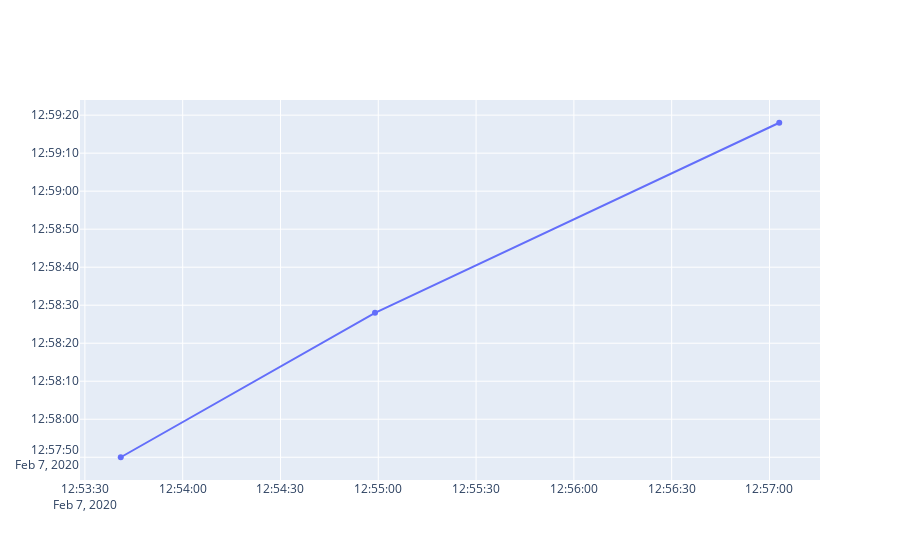
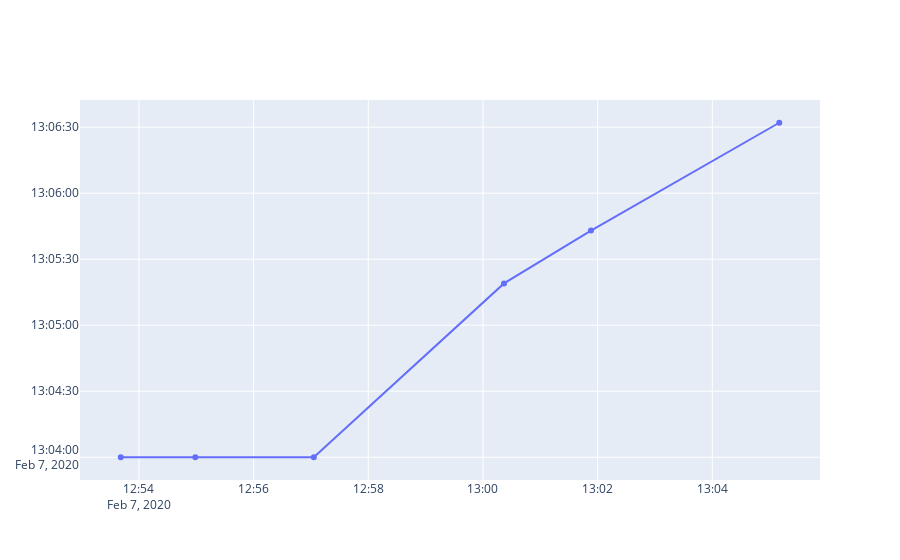
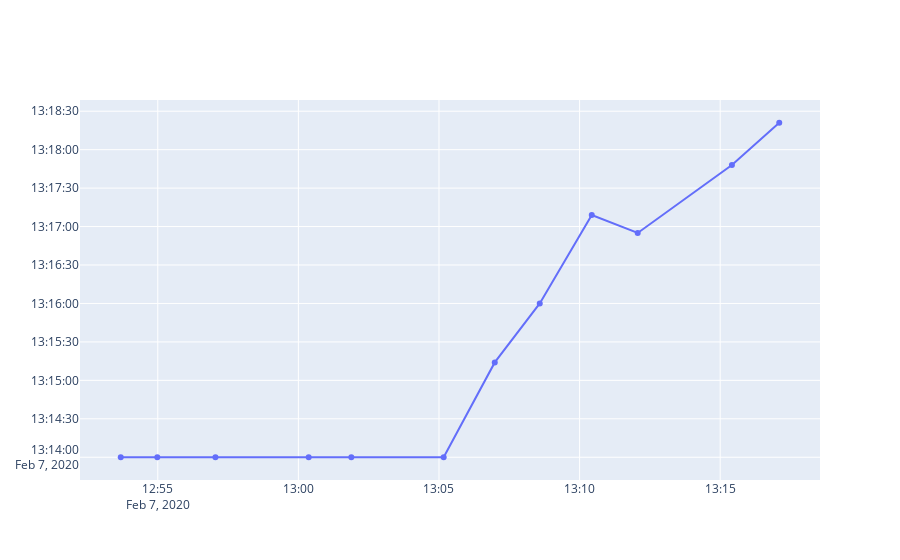
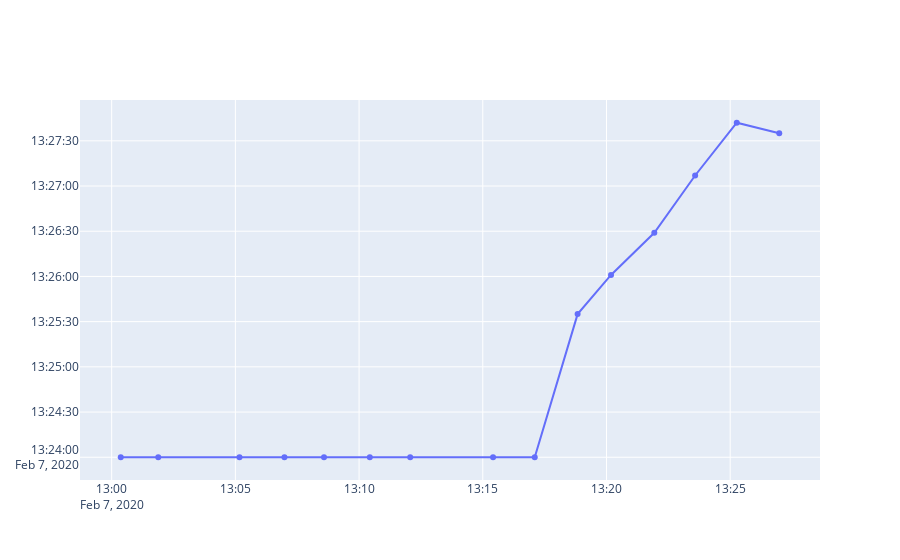

Here is the notebook cell these charts were saved with, in order:
### Code cell
selected_bus = df.query("cod_stop == '8_06297' & cod_line == '8__656___' & remaining_seconds < 3600")
cod_issues = selected_bus['cod_issue'].unique()
selected_bus.head()
for cod_issue in cod_issues:
    iplot({
        'data': 
            [{'x': selected_bus[selected_bus['cod_issue'] == cod_issue]['actual_time'],
              'y': selected_bus[selected_bus['cod_issue'] == cod_issue]['eta'],
             }]})

### Figure 1 — Plotly figure (JSON) as saved in the notebook; plotly's stock layout.template omitted (floating-point values rounded to 4 significant figures)
{"data": [{"type": "scatter", "x": ["2020-02-07T12:53:41+01:00", "2020-02-07T12:54:59+01:00", "2020-02-07T12:57:03+01:00"], "y": ["2020-02-07T12:57:50+01:00", "2020-02-07T12:58:28+01:00", "2020-02-07T12:59:18+01:00"]}], "layout": {}}

### Figure 2 — Plotly figure (JSON) as saved in the notebook; plotly's stock layout.template omitted (floating-point values rounded to 4 significant figures)
{"data": [{"type": "scatter", "x": ["2020-02-07T12:53:41+01:00", "2020-02-07T12:54:59+01:00", "2020-02-07T12:57:03+01:00", "2020-02-07T13:00:22+01:00", "2020-02-07T13:01:53+01:00", "2020-02-07T13:05:10+01:00"], "y": ["2020-02-07T13:04:00+01:00", "2020-02-07T13:04:00+01:00", "2020-02-07T13:04:00+01:00", "2020-02-07T13:05:19+01:00", "2020-02-07T13:05:43+01:00", "2020-02-07T13:06:32+01:00"]}], "layout": {}}

### Figure 3 — Plotly figure (JSON) as saved in the notebook; plotly's stock layout.template omitted (floating-point values rounded to 4 significant figures)
{"data": [{"type": "scatter", "x": ["2020-02-07T12:53:41+01:00", "2020-02-07T12:54:59+01:00", "2020-02-07T12:57:03+01:00", "2020-02-07T13:00:22+01:00", "2020-02-07T13:01:53+01:00", "2020-02-07T13:05:10+01:00", "2020-02-07T13:06:59+01:00", "2020-02-07T13:08:35+01:00", "2020-02-07T13:10:26+01:00", "2020-02-07T13:12:04+01:00", "2020-02-07T13:15:25+01:00", "2020-02-07T13:17:06+01:00"], "y": ["2020-02-07T13:14:00+01:00", "2020-02-07T13:14:00+01:00", "2020-02-07T13:14:00+01:00", "2020-02-07T13:14:00+01:00", "2020-02-07T13:14:00+01:00", "2020-02-07T13:14:00+01:00", "2020-02-07T13:15:14+01:00", "2020-02-07T13:16:00+01:00", "2020-02-07T13:17:09+01:00", "2020-02-07T13:16:55+01:00", "2020-02-07T13:17:48+01:00", "2020-02-07T13:18:21+01:00"]}], "layout": {}}

### Figure 4 — Plotly figure (JSON) as saved in the notebook; plotly's stock layout.template omitted (floating-point values rounded to 4 significant figures)
{"data": [{"type": "scatter", "x": ["2020-02-07T13:00:22+01:00", "2020-02-07T13:01:53+01:00", "2020-02-07T13:05:10+01:00", "2020-02-07T13:06:59+01:00", "2020-02-07T13:08:35+01:00", "2020-02-07T13:10:26+01:00", "2020-02-07T13:12:04+01:00", "2020-02-07T13:15:25+01:00", "2020-02-07T13:17:06+01:00", "2020-02-07T13:18:50+01:00", "2020-02-07T13:20:11+01:00", "2020-02-07T13:21:56+01:00", "2020-02-07T13:23:35+01:00", "2020-02-07T13:25:16+01:00", "2020-02-07T13:26:59+01:00"], "y": ["2020-02-07T13:24:00+01:00", "2020-02-07T13:24:00+01:00", "2020-02-07T13:24:00+01:00", "2020-02-07T13:24:00+01:00", "2020-02-07T13:24:00+01:00", "2020-02-07T13:24:00+01:00", "2020-02-07T13:24:00+01:00", "2020-02-07T13:24:00+01:00", "2020-02-07T13:24:00+01:00", "2020-02-07T13:25:35+01:00", "2020-02-07T13:26:01+01:00", "2020-02-07T13:26:29+01:00", "2020-02-07T13:27:07+01:00", "2020-02-07T13:27:42+01:00", "2020-02-07T13:27:35+01:00"]}], "layout": {}}
